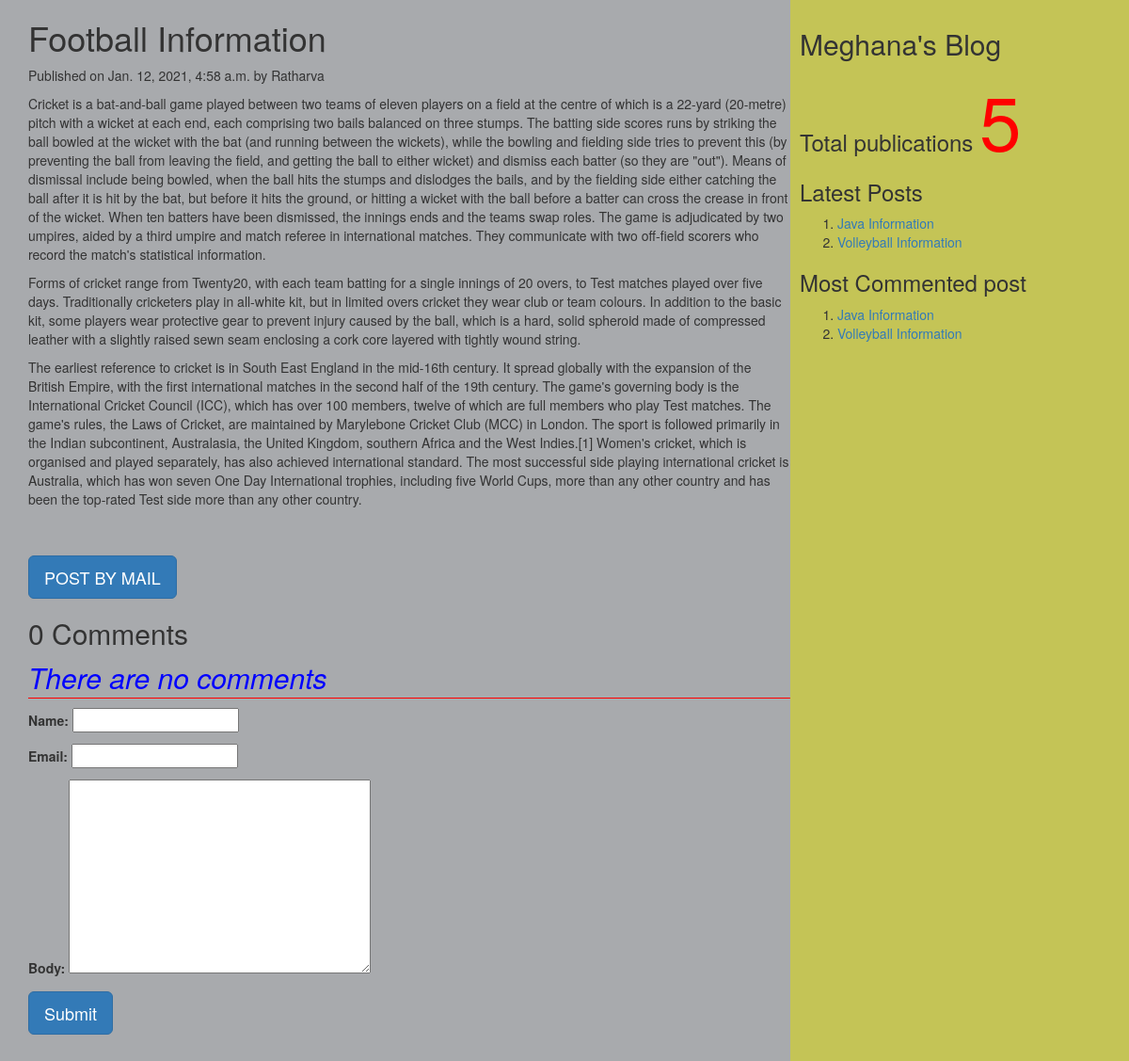
Page /2021/01/12/football-information/ on the committed database.
### myApp/models.py (models this page shows, shortened)
class Post(models.Model):
    tags=TaggableManager()
    STATUS_CHOICE=(('draft','Draft'),('published','Published'))
    title=models.CharField(max_length=200)
    slug=models.SlugField(max_length=50,unique_for_date='publish')
    author=models.ForeignKey(User,related_name='blog_posts',on_delete=models.CASCADE)
    body=models.TextField()
    publish=models.DateTimeField(default=timezone.now)
    created=models.DateTimeField(auto_now_add=True)
    updated=models.DateTimeField(auto_now=True)
    status=models.CharField(max_length=20,choices=STATUS_CHOICE,default='draft')
    objects=CustomManager()
    class Meta:
        ordering=('-publish',)      #single value end with ','
    def get_absolute_url(self):
        return reverse('post_detail',args=[self.publish.year,self.publish.strftime('%m'),self.publish.strftime('%d'),self.slug])

### myApp/views.py (the view, shortened to what this page needs)
# urls.py: url(r'(?P<year>\d{4})/(?P<month>\d{2})/(?P<day>\d{2})/(?P<post>[-\w]+)/$',views.post_detail_view,name='post_detail'),
def post_detail_view(request,year,month,day,post):
    post=get_object_or_404(Post,slug=post,publish__year=year,publish__month=month,publish__day=day)
    comments=post.comments.filter(active=True)
    csubmit=False
    form=CommentForm()
    d={'post':post,'form':form,'csubmit':csubmit,'comments':comments}
    return render(request,'myApp/post_detail.html',d)

### myApp/forms.py
class CommentForm(forms.ModelForm):
    class Meta:
        model=Comment
        fields=('name','email','body')

### myApp/models.py (called while the page is built)
    def get_queryset(self):
        return super().get_queryset().filter(status='published')

### myApp/templatetags/mytags.py (called while the page is built)
@register.simple_tag  #using register variable we are accessing simple tag
def total_posts():
    return Post.objects.count()

@register.inclusion_tag('myApp/latest_post.html')
def show_latest_posts(count=3):
    latest_posts=Post.objects.order_by('-publish')[:count]
    return {'latest_posts':latest_posts}

@register.simple_tag
def get_most_commented_posts(count=2):
    return Post.objects.annotate(total_comments=Count('comments')).order_by('-total_comments')[:count]

### templates/myApp/post_detail.html (shortened to what this page needs)
<html>
    {%extends 'myApp/parent.html'%}
        {%block content_block%}
        <h1>{{post.title}}</h1>
        <p>Published on {{post.publish}} by {{post.author|title}}</p>
        {{post.body|linebreaks}} <br><br>
        <a href="/{{post.id}}/share" class='btn btn-lg btn-primary'>POST BY MAIL</a>
        {%with comments.count as comments_count%}
        <h2>{{comments_count}} Comment{{comments_count|pluralize}}</h2>
        {%endwith%}
        {%if comments%}
         {%for c in comments%}
         <p>Comment {{forloop.counter}} by {{c.name}}</p>
        <div>{{c.body|linebreaks}}</div>
        <hr>
        {%endfor%}
        {%else%}
         <p style="color:blue;font-size:30px;font-style:italic;border-bottom:1px red solid;">There are no comments</p>
        {%endif%}
         {%if csubmit%}
         <h2>Thank you..Your comment has been added successfully!!</h2>
         {%else%}
         <form  method="post">
           {{form.as_p}}
           <input type="submit" class='btn btn-lg btn-primary' value="Submit">
         </form>
         {%endif%}
        {%endblock%}

### templates/myApp/parent.html (shortened to what this page needs)
<html>
{%load mytags%}
    <head>
        <link rel="stylesheet" href="https://maxcdn.bootstrapcdn.com/bootstrap/3.3.7/css/bootstrap.min.css">
    </head>
    <body>
        <div class="content" style="width:70%;float:left;background-color:a8aaad;height:300%;padding:0 0 0 30px">
            {%block content_block%}
            {%endblock%}
        </div>
        <div class="sidebar" style="width:30%;float:right;background-color:#c4c456;height:300%;padding:10px">
            <h2>Meghana's Blog</h2>
            <h3>Total publications
                <span style="color:red;font-size:80px">
                {%total_posts%} </span>
                <h3>Latest Posts</h3>
                {%show_latest_posts 2%}
                <h3>Most Commented post</h3>
                {%get_most_commented_posts as m%}
                <ol>
                    {%for post in m%}
                    <li><a href="{{post.get_absolute_url}}">{{post.title}}</li>
                    {%endfor%}
                </ol>
            </h3>
        </div>
    </body>
</html>

### templates/myApp/latest_post.html
<!DOCTYPE html>
<html lang="en" dir="ltr">
  <body>
    <ol>
    {%for post in latest_posts%}
    <li><a href="{{post.get_absolute_url}}">{{post.title}}</a></li>
    {%endfor%}
    </ol>
  </body>
</html>

### rows in the picture
Post: title "Football Information", publish "Jan. 12, 2021, 4:58 a.m.", author "Ratharva", body "Cricket is a bat-and-ball game played between two teams of eleven players on a field at the centre of which is a 22-yard (20-metre) pitch with a wicket at each end, each comprising two bails balanced on three stumps. The batting side scores runs by striking the ball bowled at the wicket with the bat (and running between the wickets), while the bowling and fielding side tries to prevent this (by preventing the ball from leaving the field, and getting the ball to either wicket) and dismiss each batter (so they are \"out\"). Means of dismissal include being bowled, when the ball hits the stumps and dislodges the bails, and by the fielding side either catching the ball after it is hit by the bat,…"
Post: title "Java Information"
Post: title "Volleyball Information"

### other values in the picture
{{ comments_count }} "0"
